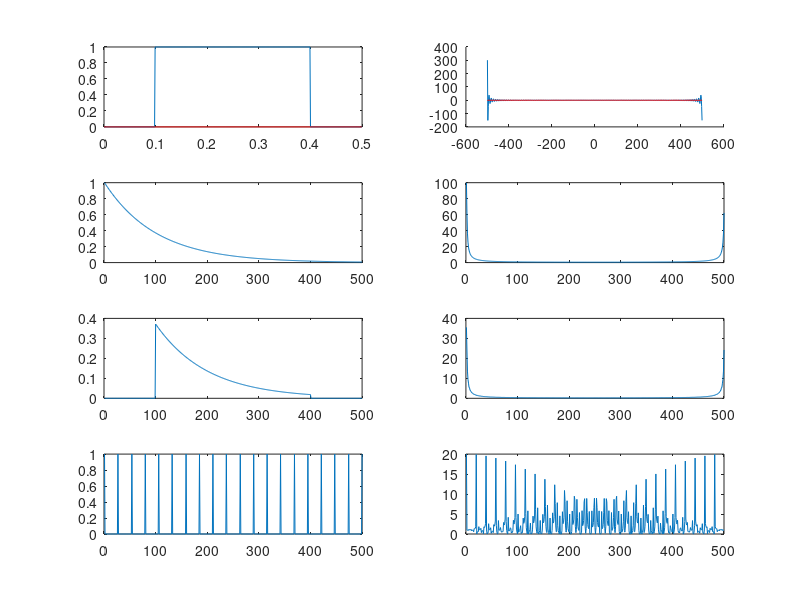
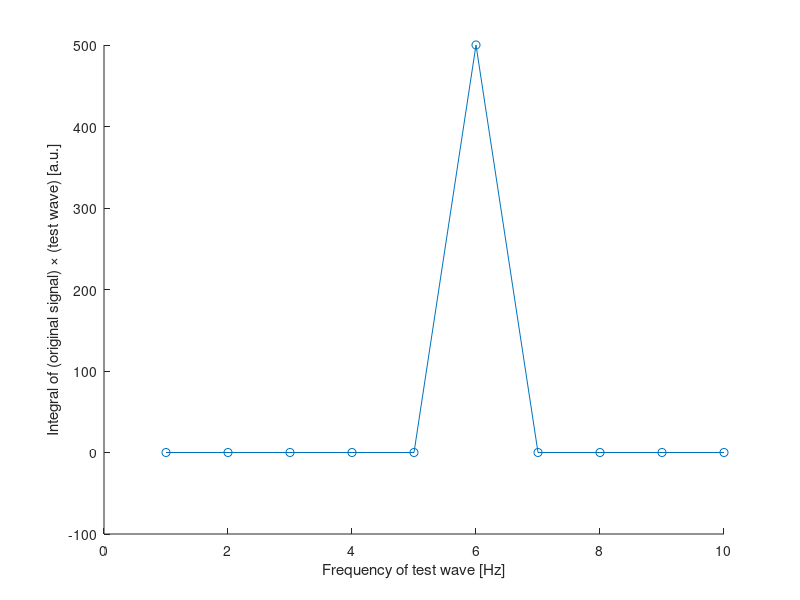
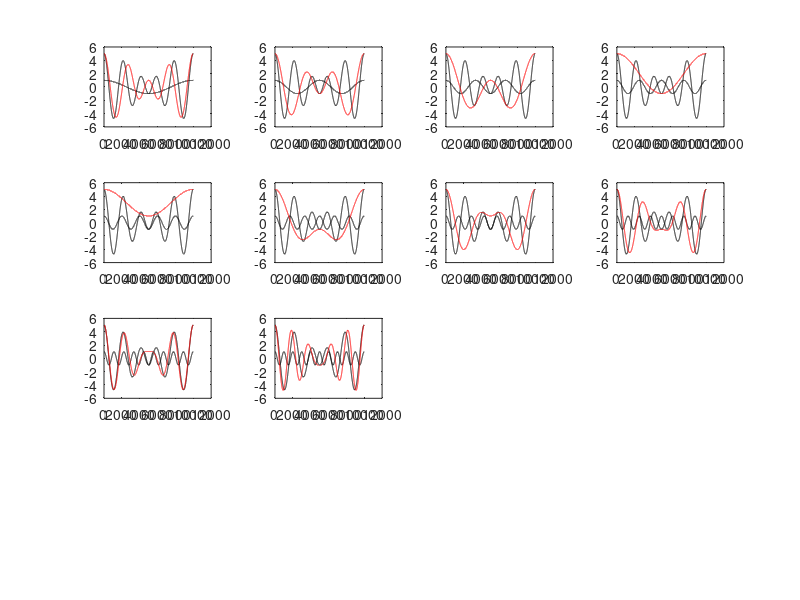

Reproduce these figures in MATLAB, in order. (Note: this script raises an error after producing the figures.)
close all
tvec = 1:.1:100;
omega=1;
S=sin(tvec*omega)./tvec*omega;
S=[zeros(1,100) ones(1,20) zeros(1,100)]

K = (checkerboard(1,1,length(tvec)) > 0.5);
K=(K(1,:)-0.5)*2

%S=S.*K(1,1:length(S));

subplot(1,2,1)
plot(S,'.-')

s=fft(S);

subplot(1,2,2)
plot(abs(s),'.-k')
hold on
plot(angle(s),'-r')

%% check freqs (BRA FIGUR!)
clear
close all
tvec = 0:0.0001:1;
f=6;
s = sin(2*pi*f*tvec)+sin(2*pi*10*tvec);
%         subplot(4,3,1)
% plot(s)
% hold on
%check freqs
test_freqs=[2 4 6 8 10];
for i=1:length(test_freqs)
    test_wave = sin(2*pi*test_freqs(i)*tvec) + 1i* cos(2*pi*test_freqs(i)*tvec);
    S(i) = sum(s.*test_wave);
    
    %if test_freqs(i)==8
    subplot(length(test_freqs),3,(3*(i))-2)
    plot(tvec,s,'r','LineWidth',2)
    hold on
    plot(tvec,real(test_wave),'b','LineWidth',1.5)
    %  hold on
    %  plot(imag(test_wave),'b')
    title({'Original signal (thick red line) +',['Test signal @ ',num2str(test_freqs(i)),'Hz (thin blue line)']})
    box off
    subplot(length(test_freqs),3,(3*(i))-1)
    plot(tvec,real(s.*test_wave),'k')
    % hold on
    %  plot(imag(s.*test_wave),'b')
    ylim([-2,2])
    title('Original signal \times test signal')
    box off
    subplot(length(test_freqs),3,(3*(i))-0)
    plot(tvec,abs(cumsum(s.*test_wave)),'k')
    title('Cumulative sum of original signal \times test signal')
    box off
    % end
end
%         subplot(10,4,40)
%         plot(test_freqs,abs(S),'.-r')
%         title('P')

%% Check many freqs (bra fig!)

clear
close all
tvec = 0:0.001:1
f=6
s = sin(2*pi*f*tvec)
%         subplot(4,3,1)
% plot(s)
% hold on
%check freqs
test_freqs=1:10;
for i=1:length(test_freqs)
    test_wave = sin(2*pi*test_freqs(i)*tvec) + 1i* cos(2*pi*test_freqs(i)*tvec);
    S(i) = sum(s.*test_wave);
    
end
figure
plot(test_freqs,S,'o-')
xlabel('Frequency of test wave [Hz]')
ylabel('Integral of (original signal) \times (test wave) [a.u.]')
box off

%% ny fig test signals
tvec=0:0.0001:1;
s = 2*exp(-2*pi*1i*4*tvec) + 3*exp(-2*pi*1i*5*tvec) ;
%s = exp(-2*pi*1i*5*tvec) ;
figure
for j=1:10
    testS = exp(2*pi*1i*j*tvec);
    produ = testS.*s;
    sumProd(j) = sum(produ);
    subplot(4,4,j)
    plot(real(testS),'k')
    hold on
    plot(real(s),'k')
    plot(real(s.*testS),'r')
end

%% DFT effects (from Matlabs fft documentation) Used in chapter FFT!!!!
%Exercises in chapter FT.

Fs = 1000; %sampling frequency (1/s)
T = 1/Fs; % sampling period (s)
duration = 0.5 %s
N = duration*Fs; %lenght of signal
tvec = (0:N-1)*T; %the time vector

figure(1)
subplot(1,2,1)

f1=30;
f2=50;
curve=4;
decay=5;
c=0;
blockStart = 100+c
blockStop =400+c
switch curve
    case 0
        s = sin(2*pi*f1*tvec)%+2*sin(2*pi*f2*tvec);
    case 1
        s = sin(2*pi*f1*tvec)+2*sin(2*pi*f2*tvec);
    case 2
        s = exp(-decay*tvec);
    case 3
        s = (sin(2*pi*f1*tvec)+2*sin(2*pi*f2*tvec)).*exp(-decay*tvec);
    case 4
        s = 0*tvec;
        s(blockStart:blockStop)=1;
    case 5
        block = 0*tvec;
        block(blockStart:blockStop)=1;
        s=block.*(sin(2*pi*f1*tvec)+2*sin(2*pi*f2*tvec));
end
%s = s + 0.01*randn(size(tvec));
plot(1000*tvec(1:50),s(1:50),'-')
plot(1000*tvec,s,'-')
ylim([-5 5])
title('Signal s(t)')
xlabel('t (milliseconds)')
ylabel('s(t)')

%FFT
S= fft(s);
P2 = abs(S/N);
P2 = S/N;
%P1 = P2(1:N/2+1);
P1 = ifftshift(P2);
P1(2:end-1) = 2*P1(2:end-1);

fvec = Fs*((-N/2):(N/2-1))/N; %this is important!
box off
subplot(1,2,2)
if 1
    plot(fvec,real(P1),'-g')
    hold on
    plot(fvec,imag(P1),'-r')
    plot(fvec,abs(P1),'-k')
    legend('Real','Imag','Abs')
else
    plot(fvec,abs(P1),'-k')
end
title('Center-shifted Spectrum of S(f)')
xlabel('f (Hz)')
ylabel('|S(f)|')
box off
%% NOT USED
subplot(4,2,1)
plot(tvec,real(s));
hold on
plot(tvec,imag(s),'r');
subplot(4,2,2)
plot(fvec,real(fft(s)));
hold on
plot(fvec,imag(fft(s)),'r');
box off

t0=10;
subplot(4,2,3)
decay = exp(-t0*tvec);
plot(decay)
subplot(4,2,4)
plot(abs(fft(decay)))


subplot(4,2,5)
plot(s.*decay)
subplot(4,2,6)
plot(abs(fft(s.*decay)))


comb = 0*tvec;
comb(round(linspace(1,length(tvec),20)))=1;

subplot(4,2,7)
plot(comb)
subplot(4,2,8)
plot(abs(fft(comb)))

%% 2D FFTs (USED IN FIG 3.4!!!)
gap=0.01
S=12
count=0
for s1=1:S
    for s2=1:S
        count=count+1;
        image = zeros(S);
        image(s1,s2) = 1;
        
        figure(1)
        subtightplot(S,S,count,gap)
        imagesc(abs(image))
        axis equal off
        colormap(bone)
        figure(2)
        subtightplot(S,S,count,gap)
        imagesc(real(fft2(ifftshift(image))))
        Image{s1,s2} = fft2(ifftshift(image));
        axis equal off
        colormap(bone)
    end
end

%


face = zeros(S);
if S==5
face(2,2) = 2;
face(2,4) = 2;
face(4,2) = 1;
face(5,3) = 1;
face(4,4) = 1;
else
    face(3,4) = 1;
    face(3,9) = 1;
    face(4,3) = 1;
    face(4,5) = 1;
    face(4,8) = 1;
    face(4,10) = 1;
    face(6,6) = 1;
    face(6,7) = 1;

    face(8,3) = 1;
    face(8,10) = 1;
    face(9,[4 5]) = 1;
    face(9,[8 9]) = 1;
    face(10,[6 7]) = 1;
end
figure
subplot(1,2,1)
imagesc(face)

title('12x12 face')
axis equal off
colormap(bone)

subplot(1,2,2)
imagesc(abs(fftshift(fft2(face))))
title('2DFT of 12x12 face (only abs value shown)')
axis equal off
colormap(bone)
Face=fftshift(fft2(face));

sumFace = zeros(S);

count=0;
for s1=1:S
    for s2=1:S
        count=count+1;
        weight = Face(s1,s2);
        figure(9)
        subtightplot(S,S,count,gap)
        imagesc(real(Image{s1,s2}.*conj(weight)));
        axis equal off
        caxis([0 max(Face(:))/2])
       % title([num2str(abs(weight))])
        colormap(bone)
      
        figure(10)
        sumFace = sumFace+Image{s1,s2}.*conj(weight);
        subtightplot(S,S,count,gap)
        imagesc(real(sumFace))
        axis equal off
        colormap(bone)
    end
end

%% Block function and truncation
%a
clear
Fs = 1000000; %sampling frequency (1/s)
T = 1/Fs; % sampling period (s)
duration = 1 %s
N = duration*Fs; %lenght of signal
tvec = ((-N)/2:(N-1)/2)*T; %the time vector

figure(1)
subplot(1,2,1)

curve=1
switch curve
    case 1  
        b=3000 %3 kHz
        s=sin(tvec*2*pi*b)./(tvec*2*pi*b);
        s(isnan(s))=1;
    case 2 %keep only middle 8 s
        b=3000 %3 kHz
        s=sin(tvec*2*pi*b)./(tvec*2*pi*b);
        s(isnan(s))=1;
        s(tvec<-4e-3) = 0;
        s(tvec>4e-3) = 0;
    case 3 %keep only middle 8 s
        b=3000 %3 kHz
        s=sin(tvec*2*pi*b)./(tvec*2*pi*b);
        s(isnan(s))=1;
        s(tvec<-1e-3) = 0;
        s(tvec>1e-3) = 0;
    case 4
        b=3000 %3 kHz
        d=10000
        s=sin(tvec*2*pi*b)./(tvec*2*pi*b).*cos(2*pi*tvec*d);
        s(isnan(s))=1;
        s(tvec<-1e-3) = 0;
        s(tvec>1e-3) = 0;
        s(isnan(s))=1;
end
%s = s + 0.01*randn(size(tvec));
%plot(1000*tvec(1:50),s(1:50),'.-')
plot(1000*tvec,s,'-')
title('Signal s(t)')
xlabel('t (milliseconds)')
ylabel('s(t)')
xlim([-5 5])

%FFT
S= fft(s);
P2 = abs(S/N);
P2 = S/N;
%P1 = P2(1:N/2+1);
P1 = ifftshift(P2);
P1(2:end-1) = 2*P1(2:end-1);

fvec = Fs*((-N/2):(N/2-1))/N; %this is important!
box off
subplot(1,2,2)
if 0
    plot(fvec,real(P1),'-g')
    hold on
    plot(fvec,imag(P1),'-r')
    plot(fvec,abs(P1),'-k')
    legend('Real','Imag','Abs')
else
    plot(fvec/1000,abs(P1),'-k')
    xlim([-10 10]) %+/- 10 kHz
end
title('Center-shifted Spectrum of S(f)')
xlabel('f (kHz)')
ylabel('|S(f)|')
%xlim([-150 150])
box off
